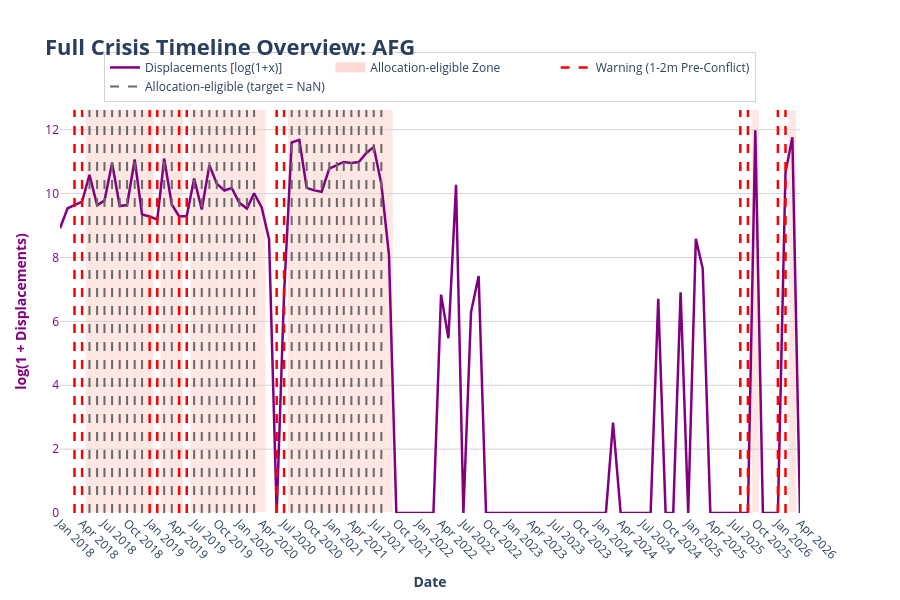

Notebook cell for this chart:
### Code cell
import pandas as pd
import numpy as np
import plotly.graph_objects as go

def plot_full_crisis_timeline(df, cerf_path, country_code):
    # 1. PREPARAR EL DATAFRAME PRINCIPAL
    if 'iso3' not in df.columns:
        df = df.reset_index()
        
    df_plot = df[df['iso3'] == country_code].copy()
    df_plot['month'] = pd.to_datetime(df_plot['month'])
    df_plot = df_plot.sort_values('month')
    
    if df_plot.empty:
        print(f"No hay datos en el DataFrame principal para el país: {country_code}")
        return

    # Transformación Log(1 + x) para desplazamientos
    df_plot['disp_log1p'] = np.log1p(df_plot['monthly_displacement'].fillna(0))

    # Extraer las fechas de alerta target_2m (marcadas a mitad de mes)
    if 'target_2m' in df_plot.columns:
        warning_months = df_plot[df_plot['target_2m'] == 1]['month']
        warning_dates = warning_months + pd.Timedelta(days=0)
    else:
        warning_dates = pd.Series(dtype='datetime64[ns]')
    
    # Fechas donde target_2m es NaN
    if 'target_2m' in df_plot.columns:
        nan_months = df_plot[df_plot['target_2m'].isna()]['month']
        nan_dates = nan_months + pd.Timedelta(days=0)
    else:
        nan_dates = pd.Series(dtype='datetime64[ns]')

    # 3. CREAR LA FIGURA INTERACTIVA
    fig = go.Figure()

    # --- B. Desplazamientos (Línea simple morada - Puesta en y1 para que NO desaparezca) ---
    fig.add_trace(go.Scatter(
        x=df_plot['month'],
        y=df_plot['disp_log1p'],
        customdata=df_plot['monthly_displacement'], 
        mode='lines', 
        name='Displacements [log(1+x)]',
        line=dict(color='purple', width=2.5),
        yaxis='y1',
        hovertemplate='<b>Date:</b> %{x|%b %Y}<br><b>Displacements (Real):</b> %{customdata:,.0f}<br><b>log(1+x):</b> %{y:.2f}<extra></extra>'
    ))

    # --- D. Zonas de Conflicto (Fondo sombreado salmón) ---
    if 'allocation-eligible' in df_plot.columns:
        conflict_months = df_plot[df_plot['allocation-eligible'] == 1]['month']
        for c_month in conflict_months:
            fig.add_vrect(
                x0=c_month - pd.Timedelta(days=15), 
                x1=c_month + pd.Timedelta(days=15),
                fillcolor="salmon",
                opacity=0.2,
                layer="below",
                line_width=0,
            )
        # Leyenda del conflicto
        fig.add_trace(go.Scatter(
            x=[None], y=[None], mode='lines', name='Allocation-eligible Zone',
            line=dict(color='salmon', width=10), opacity=0.3, yaxis='y1'
        ))

    # --- NUEVO: Condición >50k Desplazamientos (Fondo azul clarito) ---
    # Comprueba que tu columna se llame 'target'. Si se llama 'target_4m', cámbialo aquí.
    target_col = 'target' if 'target' in df_plot.columns else None
    if target_col:
        target_months = df_plot[df_plot[target_col] == 1]['month']
        for t_month in target_months:
            fig.add_vrect(
                x0=t_month - pd.Timedelta(days=15), 
                x1=t_month + pd.Timedelta(days=15),
                fillcolor="lightblue",
                opacity=0.3,
                layer="below",
                line_width=0,
            )
        fig.add_trace(go.Scatter(
            x=[None], y=[None], mode='lines', name='>50k Displacements (Target)',
            line=dict(color='lightblue', width=10), opacity=0.4, yaxis='y1'
        ))

    # --- F. Líneas conflict_2m (Líneas verticales rojas a rayas) ---
    if not warning_dates.empty:
        for w_date in warning_dates:
            fig.add_shape(
                type="line",
                x0=w_date, x1=w_date,
                y0=0, y1=1,
                xref="x", yref="paper",
                line=dict(width=2.5, dash="dash", color="red"),
            )
        # Leyenda de Alertas
        fig.add_trace(go.Scatter(
            x=[None], y=[None], mode='lines', name='Warning (1-2m Pre-Conflict)',
            line=dict(color='red', width=2.5, dash='dash'), yaxis='y1'
        ))

    # --- G. Líneas target_2m = NaN (gris oscuro a rayas) ---
    if not nan_dates.empty:
        for n_date in nan_dates:
            fig.add_shape(
                type="line",
                x0=n_date, x1=n_date,
                y0=0, y1=1,
                xref="x", yref="paper",
                line=dict(
                    width=2,
                    dash="dash",
                    color="dimgray"
                ),
            )

        # Leyenda
        fig.add_trace(go.Scatter(
            x=[None], y=[None],
            mode='lines',
            name='Allocation-eligible (target = NaN)',
            line=dict(
                color='dimgray',
                width=2,
                dash='dash'
            ),
            yaxis='y1'
        ))

    # --- 4. CONFIGURACIÓN DEL LAYOUT (Eliminados los ejes invisibles) ---
    fig.update_layout(
        title=dict(
            text=f'<b>Full Crisis Timeline Overview: {country_code}</b>',
            font=dict(size=22),
            x=0.05
        ),
        margin=dict(l=60, r=100, t=110, b=60), 
        height=600,
        plot_bgcolor='white',
        hovermode="closest",
        
        xaxis=dict(
            title=dict(text="<b>Date</b>"),
            showgrid=False,
            dtick="M3",
            tickformat="%b %Y",
            tickangle=45
        ),
        
        # Eje Y1: Ahora son los Desplazamientos
        yaxis=dict(
            title=dict(text="<b>log(1 + Displacements)</b>", font=dict(color="purple")),
            tickfont=dict(color="purple"),
            showgrid=True,
            gridcolor='lightgrey',
            rangemode="tozero"
        ),
        
        legend=dict(
            orientation="h",
            yanchor="bottom", y=1.02,
            xanchor="center", x=0.5,
            bgcolor='rgba(255,255,255,0.8)',
            bordercolor='lightgrey',
            borderwidth=1
        )
    )

    fig.show()

# --- EJECUCIÓN ---
plot_full_crisis_timeline(df_final, cerf_path="../data_clean/cerf_clean.csv", country_code="AFG")

### Figure 1 — Plotly figure (JSON) as saved in the notebook; plotly's stock layout.template omitted (floating-point values rounded to 4 significant figures)
{"data": [{"customdata": [7457.0, 13920.0, 15410.0, 17200.0, 39770.0, 15350.0, 17690.0, 57380.0, 14910.0, 15410.0, 64240.0, 11430.0, 10790.0, 9745.0, 66040.0, 15690.0, 10790.0, 10900.0, 35260.0, 13430.0, 53490.0, 30200.0, 24280.0, 26300.0, 16530.0, 13840.0, 22190.0, 14310.0, 5248.0, 0.0, 962.0, 109300.0, 118500.0, 26410.0, 24400.0, 23360.0, 48200.0, 53630.0, 59380.0, 57470.0, 59380.0, 78720.0, 94730.0, 29740.0, 3242.0, 0.0, 0.0, 0.0, 0.0, 0.0, 0.0, 932.2, 236.8, 29050.0, 0.0, 539.0, 1666.0, 0.0, 0.0, 0.0, 0.0, 0.0, 0.0, 0.0, 0.0, 0.0, 0.0, 0.0, 0.0, 0.0, 0.0, 0.0, 0.0, 0.0, 16.0, 0.0, 0.0, 0.0, 0.0, 0.0, 820.0, 0.0, 0.0, 1000.0, 0.0, 5359.0, 2106.0, 0.0, 0.0, 0.0, 0.0, 0.0, 0.0, 160800.0, 0.0, 0.0, 0.0, 42900.0, 128700.0, 0.0], "hovertemplate": "<b>Date:</b> %{x|%b %Y}<br><b>Displacements (Real):</b> %{customdata:,.0f}<br><b>log(1+x):</b> %{y:.2f}<extra></extra>", "line": {"color": "purple", "width": 2.5}, "mode": "lines", "name": "Displacements [log(1+x)]", "type": "scatter", "x": ["2018-01-01T00:00:00.000000", "2018-02-01T00:00:00.000000", "2018-03-01T00:00:00.000000", "2018-04-01T00:00:00.000000", "2018-05-01T00:00:00.000000", "2018-06-01T00:00:00.000000", "2018-07-01T00:00:00.000000", "2018-08-01T00:00:00.000000", "2018-09-01T00:00:00.000000", "2018-10-01T00:00:00.000000", "2018-11-01T00:00:00.000000", "2018-12-01T00:00:00.000000", "2019-01-01T00:00:00.000000", "2019-02-01T00:00:00.000000", "2019-03-01T00:00:00.000000", "2019-04-01T00:00:00.000000", "2019-05-01T00:00:00.000000", "2019-06-01T00:00:00.000000", "2019-07-01T00:00:00.000000", "2019-08-01T00:00:00.000000", "2019-09-01T00:00:00.000000", "2019-10-01T00:00:00.000000", "2019-11-01T00:00:00.000000", "2019-12-01T00:00:00.000000", "2020-01-01T00:00:00.000000", "2020-02-01T00:00:00.000000", "2020-03-01T00:00:00.000000", "2020-04-01T00:00:00.000000", "2020-05-01T00:00:00.000000", "2020-06-01T00:00:00.000000", "2020-07-01T00:00:00.000000", "2020-08-01T00:00:00.000000", "2020-09-01T00:00:00.000000", "2020-10-01T00:00:00.000000", "2020-11-01T00:00:00.000000", "2020-12-01T00:00:00.000000", "2021-01-01T00:00:00.000000", "2021-02-01T00:00:00.000000", "2021-03-01T00:00:00.000000", "2021-04-01T00:00:00.000000", "2021-05-01T00:00:00.000000", "2021-06-01T00:00:00.000000", "2021-07-01T00:00:00.000000", "2021-08-01T00:00:00.000000", "2021-09-01T00:00:00.000000", "2021-10-01T00:00:00.000000", "2021-11-01T00:00:00.000000", "2021-12-01T00:00:00.000000", "2022-01-01T00:00:00.000000", "2022-02-01T00:00:00.000000", "2022-03-01T00:00:00.000000", "2022-04-01T00:00:00.000000", "2022-05-01T00:00:00.000000", "2022-06-01T00:00:00.000000", "2022-07-01T00:00:00.000000", "2022-08-01T00:00:00.000000", "2022-09-01T00:00:00.000000", "2022-10-01T00:00:00.000000", "2022-11-01T00:00:00.000000", "2022-12-01T00:00:00.000000", "2023-01-01T00:00:00.000000", "2023-02-01T00:00:00.000000", "2023-03-01T00:00:00.000000", "2023-04-01T00:00:00.000000", "2023-05-01T00:00:00.000000", "2023-06-01T00:00:00.000000", "2023-07-01T00:00:00.000000", "2023-08-01T00:00:00.000000", "2023-09-01T00:00:00.000000", "2023-10-01T00:00:00.000000", "2023-11-01T00:00:00.000000", "2023-12-01T00:00:00.000000", "2024-01-01T00:00:00.000000", "2024-02-01T00:00:00.000000", "2024-03-01T00:00:00.000000", "2024-04-01T00:00:00.000000", "2024-05-01T00:00:00.000000", "2024-06-01T00:00:00.000000", "2024-07-01T00:00:00.000000", "2024-08-01T00:00:00.000000", "2024-09-01T00:00:00.000000", "2024-10-01T00:00:00.000000", "2024-11-01T00:00:00.000000", "2024-12-01T00:00:00.000000", "2025-01-01T00:00:00.000000", "2025-02-01T00:00:00.000000", "2025-03-01T00:00:00.000000", "2025-04-01T00:00:00.000000", "2025-05-01T00:00:00.000000", "2025-06-01T00:00:00.000000", "2025-07-01T00:00:00.000000", "2025-08-01T00:00:00.000000", "2025-09-01T00:00:00.000000", "2025-10-01T00:00:00.000000", "2025-11-01T00:00:00.000000", "2025-12-01T00:00:00.000000", "2026-01-01T00:00:00.000000", "2026-02-01T00:00:00.000000", "2026-03-01T00:00:00.000000", "2026-04-01T00:00:00.000000"], "y": [8.917, 9.541, 9.643, 9.753, 10.59, 9.639, 9.781, 10.96, 9.61, 9.643, 11.07, 9.344, 9.286, 9.185, 11.1, 9.661, 9.286, 9.297, 10.47, 9.505, 10.89, 10.32, 10.1, 10.18, 9.713, 9.535, 10.01, 9.569, 8.566, 0.0, 6.87, 11.6, 11.68, 10.18, 10.1, 10.06, 10.78, 10.89, 10.99, 10.96, 10.99, 11.27, 11.46, 10.3, 8.084, 0.0, 0.0, 0.0, 0.0, 0.0, 0.0, 6.839, 5.472, 10.28, 0.0, 6.292, 7.419, 0.0, 0.0, 0.0, 0.0, 0.0, 0.0, 0.0, 0.0, 0.0, 0.0, 0.0, 0.0, 0.0, 0.0, 0.0, 0.0, 0.0, 2.833, 0.0, 0.0, 0.0, 0.0, 0.0, 6.711, 0.0, 0.0, 6.909, 0.0, 8.587, 7.653, 0.0, 0.0, 0.0, 0.0, 0.0, 0.0, 11.99, 0.0, 0.0, 0.0, 10.67, 11.77, 0.0], "yaxis": "y"}, {"line": {"color": "salmon", "width": 10}, "mode": "lines", "name": "Allocation-eligible Zone", "opacity": 0.3, "type": "scatter", "x": [null], "y": [null], "yaxis": "y"}, {"line": {"color": "red", "dash": "dash", "width": 2.5}, "mode": "lines", "name": "Warning (1-2m Pre-Conflict)", "type": "scatter", "x": [null], "y": [null], "yaxis": "y"}, {"line": {"color": "dimgray", "dash": "dash", "width": 2}, "mode": "lines", "name": "Allocation-eligible (target = NaN)", "type": "scatter", "x": [null], "y": [null], "yaxis": "y"}], "layout": {"height": 600, "hovermode": "closest", "legend": {"bgcolor": "rgba(255,255,255,0.8)", "bordercolor": "lightgrey", "borderwidth": 1, "orientation": "h", "x": 0.5, "xanchor": "center", "y": 1.02, "yanchor": "bottom"}, "margin": {"b": 60, "l": 60, "r": 100, "t": 110}, "plot_bgcolor": "white", "shapes": [{"fillcolor": "salmon", "layer": "below", "line": {"width": 0}, "opacity": 0.2, "type": "rect", "x0": "2018-04-16T00:00:00", "x1": "2018-05-16T00:00:00", "xref": "x", "y0": 0, "y1": 1, "yref": "y domain"}, {"fillcolor": "salmon", "layer": "below", "line": {"width": 0}, "opacity": 0.2, "type": "rect", "x0": "2018-05-17T00:00:00", "x1": "2018-06-16T00:00:00", "xref": "x", "y0": 0, "y1": 1, "yref": "y domain"}, {"fillcolor": "salmon", "layer": "below", "line": {"width": 0}, "opacity": 0.2, "type": "rect", "x0": "2018-06-16T00:00:00", "x1": "2018-07-16T00:00:00", "xref": "x", "y0": 0, "y1": 1, "yref": "y domain"}, {"fillcolor": "salmon", "layer": "below", "line": {"width": 0}, "opacity": 0.2, "type": "rect", "x0": "2018-07-17T00:00:00", "x1": "2018-08-16T00:00:00", "xref": "x", "y0": 0, "y1": 1, "yref": "y domain"}, {"fillcolor": "salmon", "layer": "below", "line": {"width": 0}, "opacity": 0.2, "type": "rect", "x0": "2018-08-17T00:00:00", "x1": "2018-09-16T00:00:00", "xref": "x", "y0": 0, "y1": 1, "yref": "y domain"}, {"fillcolor": "salmon", "layer": "below", "line": {"width": 0}, "opacity": 0.2, "type": "rect", "x0": "2018-09-16T00:00:00", "x1": "2018-10-16T00:00:00", "xref": "x", "y0": 0, "y1": 1, "yref": "y domain"}, {"fillcolor": "salmon", "layer": "below", "line": {"width": 0}, "opacity": 0.2, "type": "rect", "x0": "2018-10-17T00:00:00", "x1": "2018-11-16T00:00:00", "xref": "x", "y0": 0, "y1": 1, "yref": "y domain"}, {"fillcolor": "salmon", "layer": "below", "line": {"width": 0}, "opacity": 0.2, "type": "rect", "x0": "2018-11-16T00:00:00", "x1": "2018-12-16T00:00:00", "xref": "x", "y0": 0, "y1": 1, "yref": "y domain"}, {"fillcolor": "salmon", "layer": "below", "line": {"width": 0}, "opacity": 0.2, "type": "rect", "x0": "2018-12-17T00:00:00", "x1": "2019-01-16T00:00:00", "xref": "x", "y0": 0, "y1": 1, "yref": "y domain"}, {"fillcolor": "salmon", "layer": "below", "line": {"width": 0}, "opacity": 0.2, "type": "rect", "x0": "2019-02-14T00:00:00", "x1": "2019-03-16T00:00:00", "xref": "x", "y0": 0, "y1": 1, "yref": "y domain"}, {"fillcolor": "salmon", "layer": "below", "line": {"width": 0}, "opacity": 0.2, "type": "rect", "x0": "2019-03-17T00:00:00", "x1": "2019-04-16T00:00:00", "xref": "x", "y0": 0, "y1": 1, "yref": "y domain"}, {"fillcolor": "salmon", "layer": "below", "line": {"width": 0}, "opacity": 0.2, "type": "rect", "x0": "2019-04-16T00:00:00", "x1": "2019-05-16T00:00:00", "xref": "x", "y0": 0, "y1": 1, "yref": "y domain"}, {"fillcolor": "salmon", "layer": "below", "line": {"width": 0}, "opacity": 0.2, "type": "rect", "x0": "2019-06-16T00:00:00", "x1": "2019-07-16T00:00:00", "xref": "x", "y0": 0, "y1": 1, "yref": "y domain"}, {"fillcolor": "salmon", "layer": "below", "line": {"width": 0}, "opacity": 0.2, "type": "rect", "x0": "2019-07-17T00:00:00", "x1": "2019-08-16T00:00:00", "xref": "x", "y0": 0, "y1": 1, "yref": "y domain"}, {"fillcolor": "salmon", "layer": "below", "line": {"width": 0}, "opacity": 0.2, "type": "rect", "x0": "2019-08-17T00:00:00", "x1": "2019-09-16T00:00:00", "xref": "x", "y0": 0, "y1": 1, "yref": "y domain"}, {"fillcolor": "salmon", "layer": "below", "line": {"width": 0}, "opacity": 0.2, "type": "rect", "x0": "2019-09-16T00:00:00", "x1": "2019-10-16T00:00:00", "xref": "x", "y0": 0, "y1": 1, "yref": "y domain"}, {"fillcolor": "salmon", "layer": "below", "line": {"width": 0}, "opacity": 0.2, "type": "rect", "x0": "2019-10-17T00:00:00", "x1": "2019-11-16T00:00:00", "xref": "x", "y0": 0, "y1": 1, "yref": "y domain"}, {"fillcolor": "salmon", "layer": "below", "line": {"width": 0}, "opacity": 0.2, "type": "rect", "x0": "2019-11-16T00:00:00", "x1": "2019-12-16T00:00:00", "xref": "x", "y0": 0, "y1": 1, "yref": "y domain"}, {"fillcolor": "salmon", "layer": "below", "line": {"width": 0}, "opacity": 0.2, "type": "rect", "x0": "2019-12-17T00:00:00", "x1": "2020-01-16T00:00:00", "xref": "x", "y0": 0, "y1": 1, "yref": "y domain"}, {"fillcolor": "salmon", "layer": "below", "line": {"width": 0}, "opacity": 0.2, "type": "rect", "x0": "2020-01-17T00:00:00", "x1": "2020-02-16T00:00:00", "xref": "x", "y0": 0, "y1": 1, "yref": "y domain"}, {"fillcolor": "salmon", "layer": "below", "line": {"width": 0}, "opacity": 0.2, "type": "rect", "x0": "2020-02-15T00:00:00", "x1": "2020-03-16T00:00:00", "xref": "x", "y0": 0, "y1": 1, "yref": "y domain"}, {"fillcolor": "salmon", "layer": "below", "line": {"width": 0}, "opacity": 0.2, "type": "rect", "x0": "2020-03-17T00:00:00", "x1": "2020-04-16T00:00:00", "xref": "x", "y0": 0, "y1": 1, "yref": "y domain"}, {"fillcolor": "salmon", "layer": "below", "line": {"width": 0}, "opacity": 0.2, "type": "rect", "x0": "2020-07-17T00:00:00", "x1": "2020-08-16T00:00:00", "xref": "x", "y0": 0, "y1": 1, "yref": "y domain"}, {"fillcolor": "salmon", "layer": "below", "line": {"width": 0}, "opacity": 0.2, "type": "rect", "x0": "2020-08-17T00:00:00", "x1": "2020-09-16T00:00:00", "xref": "x", "y0": 0, "y1": 1, "yref": "y domain"}, {"fillcolor": "salmon", "layer": "below", "line": {"width": 0}, "opacity": 0.2, "type": "rect", "x0": "2020-09-16T00:00:00", "x1": "2020-10-16T00:00:00", "xref": "x", "y0": 0, "y1": 1, "yref": "y domain"}, {"fillcolor": "salmon", "layer": "below", "line": {"width": 0}, "opacity": 0.2, "type": "rect", "x0": "2020-10-17T00:00:00", "x1": "2020-11-16T00:00:00", "xref": "x", "y0": 0, "y1": 1, "yref": "y domain"}, {"fillcolor": "salmon", "layer": "below", "line": {"width": 0}, "opacity": 0.2, "type": "rect", "x0": "2020-11-16T00:00:00", "x1": "2020-12-16T00:00:00", "xref": "x", "y0": 0, "y1": 1, "yref": "y domain"}, {"fillcolor": "salmon", "layer": "below", "line": {"width": 0}, "opacity": 0.2, "type": "rect", "x0": "2020-12-17T00:00:00", "x1": "2021-01-16T00:00:00", "xref": "x", "y0": 0, "y1": 1, "yref": "y domain"}, {"fillcolor": "salmon", "layer": "below", "line": {"width": 0}, "opacity": 0.2, "type": "rect", "x0": "2021-01-17T00:00:00", "x1": "2021-02-16T00:00:00", "xref": "x", "y0": 0, "y1": 1, "yref": "y domain"}, {"fillcolor": "salmon", "layer": "below", "line": {"width": 0}, "opacity": 0.2, "type": "rect", "x0": "2021-02-14T00:00:00", "x1": "2021-03-16T00:00:00", "xref": "x", "y0": 0, "y1": 1, "yref": "y domain"}, {"fillcolor": "salmon", "layer": "below", "line": {"width": 0}, "opacity": 0.2, "type": "rect", "x0": "2021-03-17T00:00:00", "x1": "2021-04-16T00:00:00", "xref": "x", "y0": 0, "y1": 1, "yref": "y domain"}, {"fillcolor": "salmon", "layer": "below", "line": {"width": 0}, "opacity": 0.2, "type": "rect", "x0": "2021-04-16T00:00:00", "x1": "2021-05-16T00:00:00", "xref": "x", "y0": 0, "y1": 1, "yref": "y domain"}, {"fillcolor": "salmon", "layer": "below", "line": {"width": 0}, "opacity": 0.2, "type": "rect", "x0": "2021-05-17T00:00:00", "x1": "2021-06-16T00:00:00", "xref": "x", "y0": 0, "y1": 1, "yref": "y domain"}, {"fillcolor": "salmon", "layer": "below", "line": {"width": 0}, "opacity": 0.2, "type": "rect", "x0": "2021-06-16T00:00:00", "x1": "2021-07-16T00:00:00", "xref": "x", "y0": 0, "y1": 1, "yref": "y domain"}, {"fillcolor": "salmon", "layer": "below", "line": {"width": 0}, "opacity": 0.2, "type": "rect", "x0": "2021-07-17T00:00:00", "x1": "2021-08-16T00:00:00", "xref": "x", "y0": 0, "y1": 1, "yref": "y domain"}, {"fillcolor": "salmon", "layer": "below", "line": {"width": 0}, "opacity": 0.2, "type": "rect", "x0": "2021-08-17T00:00:00", "x1": "2021-09-16T00:00:00", "xref": "x", "y0": 0, "y1": 1, "yref": "y domain"}, {"fillcolor": "salmon", "layer": "below", "line": {"width": 0}, "opacity": 0.2, "type": "rect", "x0": "2025-09-16T00:00:00", "x1": "2025-10-16T00:00:00", "xref": "x", "y0": 0, "y1": 1, "yref": "y domain"}, {"fillcolor": "salmon", "layer": "below", "line": {"width": 0}, "opacity": 0.2, "type": "rect", "x0": "2026-02-14T00:00:00", "x1": "2026-03-16T00:00:00", "xref": "x", "y0": 0, "y1": 1, "yref": "y domain"}, {"line": {"color": "red", "dash": "dash", "width": 2.5}, "type": "line", "x0": "2018-03-01T00:00:00", "x1": "2018-03-01T00:00:00", "xref": "x", "y0": 0, "y1": 1, "yref": "paper"}, {"line": {"color": "red", "dash": "dash", "width": 2.5}, "type": "line", "x0": "2018-04-01T00:00:00", "x1": "2018-04-01T00:00:00", "xref": "x", "y0": 0, "y1": 1, "yref": "paper"}, {"line": {"color": "red", "dash": "dash", "width": 2.5}, "type": "line", "x0": "2019-01-01T00:00:00", "x1": "2019-01-01T00:00:00", "xref": "x", "y0": 0, "y1": 1, "yref": "paper"}, {"line": {"color": "red", "dash": "dash", "width": 2.5}, "type": "line", "x0": "2019-02-01T00:00:00", "x1": "2019-02-01T00:00:00", "xref": "x", "y0": 0, "y1": 1, "yref": "paper"}, {"line": {"color": "red", "dash": "dash", "width": 2.5}, "type": "line", "x0": "2019-05-01T00:00:00", "x1": "2019-05-01T00:00:00", "xref": "x", "y0": 0, "y1": 1, "yref": "paper"}, {"line": {"color": "red", "dash": "dash", "width": 2.5}, "type": "line", "x0": "2019-06-01T00:00:00", "x1": "2019-06-01T00:00:00", "xref": "x", "y0": 0, "y1": 1, "yref": "paper"}, {"line": {"color": "red", "dash": "dash", "width": 2.5}, "type": "line", "x0": "2020-06-01T00:00:00", "x1": "2020-06-01T00:00:00", "xref": "x", "y0": 0, "y1": 1, "yref": "paper"}, {"line": {"color": "red", "dash": "dash", "width": 2.5}, "type": "line", "x0": "2020-07-01T00:00:00", "x1": "2020-07-01T00:00:00", "xref": "x", "y0": 0, "y1": 1, "yref": "paper"}, {"line": {"color": "red", "dash": "dash", "width": 2.5}, "type": "line", "x0": "2025-08-01T00:00:00", "x1": "2025-08-01T00:00:00", "xref": "x", "y0": 0, "y1": 1, "yref": "paper"}, {"line": {"color": "red", "dash": "dash", "width": 2.5}, "type": "line", "x0": "2025-09-01T00:00:00", "x1": "2025-09-01T00:00:00", "xref": "x", "y0": 0, "y1": 1, "yref": "paper"}, {"line": {"color": "red", "dash": "dash", "width": 2.5}, "type": "line", "x0": "2026-01-01T00:00:00", "x1": "2026-01-01T00:00:00", "xref": "x", "y0": 0, "y1": 1, "yref": "paper"}, {"line": {"color": "red", "dash": "dash", "width": 2.5}, "type": "line", "x0": "2026-02-01T00:00:00", "x1": "2026-02-01T00:00:00", "xref": "x", "y0": 0, "y1": 1, "yref": "paper"}, {"line": {"color": "dimgray", "dash": "dash", "width": 2}, "type": "line", "x0": "2018-05-01T00:00:00", "x1": "2018-05-01T00:00:00", "xref": "x", "y0": 0, "y1": 1, "yref": "paper"}, {"line": {"color": "dimgray", "dash": "dash", "width": 2}, "type": "line", "x0": "2018-06-01T00:00:00", "x1": "2018-06-01T00:00:00", "xref": "x", "y0": 0, "y1": 1, "yref": "paper"}, {"line": {"color": "dimgray", "dash": "dash", "width": 2}, "type": "line", "x0": "2018-07-01T00:00:00", "x1": "2018-07-01T00:00:00", "xref": "x", "y0": 0, "y1": 1, "yref": "paper"}, {"line": {"color": "dimgray", "dash": "dash", "width": 2}, "type": "line", "x0": "2018-08-01T00:00:00", "x1": "2018-08-01T00:00:00", "xref": "x", "y0": 0, "y1": 1, "yref": "paper"}, {"line": {"color": "dimgray", "dash": "dash", "width": 2}, "type": "line", "x0": "2018-09-01T00:00:00", "x1": "2018-09-01T00:00:00", "xref": "x", "y0": 0, "y1": 1, "yref": "paper"}, {"line": {"color": "dimgray", "dash": "dash", "width": 2}, "type": "line", "x0": "2018-10-01T00:00:00", "x1": "2018-10-01T00:00:00", "xref": "x", "y0": 0, "y1": 1, "yref": "paper"}, {"line": {"color": "dimgray", "dash": "dash", "width": 2}, "type": "line", "x0": "2018-11-01T00:00:00", "x1": "2018-11-01T00:00:00", "xref": "x", "y0": 0, "y1": 1, "yref": "paper"}, {"line": {"color": "dimgray", "dash": "dash", "width": 2}, "type": "line", "x0": "2018-12-01T00:00:00", "x1": "2018-12-01T00:00:00", "xref": "x", "y0": 0, "y1": 1, "yref": "paper"}, {"line": {"color": "dimgray", "dash": "dash", "width": 2}, "type": "line", "x0": "2019-03-01T00:00:00", "x1": "2019-03-01T00:00:00", "xref": "x", "y0": 0, "y1": 1, "yref": "paper"}, {"line": {"color": "dimgray", "dash": "dash", "width": 2}, "type": "line", "x0": "2019-04-01T00:00:00", "x1": "2019-04-01T00:00:00", "xref": "x", "y0": 0, "y1": 1, "yref": "paper"}, {"line": {"color": "dimgray", "dash": "dash", "width": 2}, "type": "line", "x0": "2019-07-01T00:00:00", "x1": "2019-07-01T00:00:00", "xref": "x", "y0": 0, "y1": 1, "yref": "paper"}, {"line": {"color": "dimgray", "dash": "dash", "width": 2}, "type": "line", "x0": "2019-08-01T00:00:00", "x1": "2019-08-01T00:00:00", "xref": "x", "y0": 0, "y1": 1, "yref": "paper"}, {"line": {"color": "dimgray", "dash": "dash", "width": 2}, "type": "line", "x0": "2019-09-01T00:00:00", "x1": "2019-09-01T00:00:00", "xref": "x", "y0": 0, "y1": 1, "yref": "paper"}, {"line": {"color": "dimgray", "dash": "dash", "width": 2}, "type": "line", "x0": "2019-10-01T00:00:00", "x1": "2019-10-01T00:00:00", "xref": "x", "y0": 0, "y1": 1, "yref": "paper"}, {"line": {"color": "dimgray", "dash": "dash", "width": 2}, "type": "line", "x0": "2019-11-01T00:00:00", "x1": "2019-11-01T00:00:00", "xref": "x", "y0": 0, "y1": 1, "yref": "paper"}, {"line": {"color": "dimgray", "dash": "dash", "width": 2}, "type": "line", "x0": "2019-12-01T00:00:00", "x1": "2019-12-01T00:00:00", "xref": "x", "y0": 0, "y1": 1, "yref": "paper"}, {"line": {"color": "dimgray", "dash": "dash", "width": 2}, "type": "line", "x0": "2020-01-01T00:00:00", "x1": "2020-01-01T00:00:00", "xref": "x", "y0": 0, "y1": 1, "yref": "paper"}, {"line": {"color": "dimgray", "dash": "dash", "width": 2}, "type": "line", "x0": "2020-02-01T00:00:00", "x1": "2020-02-01T00:00:00", "xref": "x", "y0": 0, "y1": 1, "yref": "paper"}, {"line": {"color": "dimgray", "dash": "dash", "width": 2}, "type": "line", "x0": "2020-03-01T00:00:00", "x1": "2020-03-01T00:00:00", "xref": "x", "y0": 0, "y1": 1, "yref": "paper"}, {"line": {"color": "dimgray", "dash": "dash", "width": 2}, "type": "line", "x0": "2020-08-01T00:00:00", "x1": "2020-08-01T00:00:00", "xref": "x", "y0": 0, "y1": 1, "yref": "paper"}, {"line": {"color": "dimgray", "dash": "dash", "width": 2}, "type": "line", "x0": "2020-09-01T00:00:00", "x1": "2020-09-01T00:00:00", "xref": "x", "y0": 0, "y1": 1, "yref": "paper"}, {"line": {"color": "dimgray", "dash": "dash", "width": 2}, "type": "line", "x0": "2020-10-01T00:00:00", "x1": "2020-10-01T00:00:00", "xref": "x", "y0": 0, "y1": 1, "yref": "paper"}, {"line": {"color": "dimgray", "dash": "dash", "width": 2}, "type": "line", "x0": "2020-11-01T00:00:00", "x1": "2020-11-01T00:00:00", "xref": "x", "y0": 0, "y1": 1, "yref": "paper"}, {"line": {"color": "dimgray", "dash": "dash", "width": 2}, "type": "line", "x0": "2020-12-01T00:00:00", "x1": "2020-12-01T00:00:00", "xref": "x", "y0": 0, "y1": 1, "yref": "paper"}, {"line": {"color": "dimgray", "dash": "dash", "width": 2}, "type": "line", "x0": "2021-01-01T00:00:00", "x1": "2021-01-01T00:00:00", "xref": "x", "y0": 0, "y1": 1, "yref": "paper"}, {"line": {"color": "dimgray", "dash": "dash", "width": 2}, "type": "line", "x0": "2021-02-01T00:00:00", "x1": "2021-02-01T00:00:00", "xref": "x", "y0": 0, "y1": 1, "yref": "paper"}, {"line": {"color": "dimgray", "dash": "dash", "width": 2}, "type": "line", "x0": "2021-03-01T00:00:00", "x1": "2021-03-01T00:00:00", "xref": "x", "y0": 0, "y1": 1, "yref": "paper"}, {"line": {"color": "dimgray", "dash": "dash", "width": 2}, "type": "line", "x0": "2021-04-01T00:00:00", "x1": "2021-04-01T00:00:00", "xref": "x", "y0": 0, "y1": 1, "yref": "paper"}, {"line": {"color": "dimgray", "dash": "dash", "width": 2}, "type": "line", "x0": "2021-05-01T00:00:00", "x1": "2021-05-01T00:00:00", "xref": "x", "y0": 0, "y1": 1, "yref": "paper"}, {"line": {"color": "dimgray", "dash": "dash", "width": 2}, "type": "line", "x0": "2021-06-01T00:00:00", "x1": "2021-06-01T00:00:00", "xref": "x", "y0": 0, "y1": 1, "yref": "paper"}, {"line": {"color": "dimgray", "dash": "dash", "width": 2}, "type": "line", "x0": "2021-07-01T00:00:00", "x1": "2021-07-01T00:00:00", "xref": "x", "y0": 0, "y1": 1, "yref": "paper"}, {"line": {"color": "dimgray", "dash": "dash", "width": 2}, "type": "line", "x0": "2021-08-01T00:00:00", "x1": "2021-08-01T00:00:00", "xref": "x", "y0": 0, "y1": 1, "yref": "paper"}], "title": {"font": {"size": 22}, "text": "<b>Full Crisis Timeline Overview: AFG</b>", "x": 0.05}, "xaxis": {"dtick": "M3", "showgrid": false, "tickangle": 45, "tickformat": "%b %Y", "title": {"text": "<b>Date</b>"}}, "yaxis": {"gridcolor": "lightgrey", "rangemode": "tozero", "showgrid": true, "tickfont": {"color": "purple"}, "title": {"font": {"color": "purple"}, "text": "<b>log(1 + Displacements)</b>"}}}}
